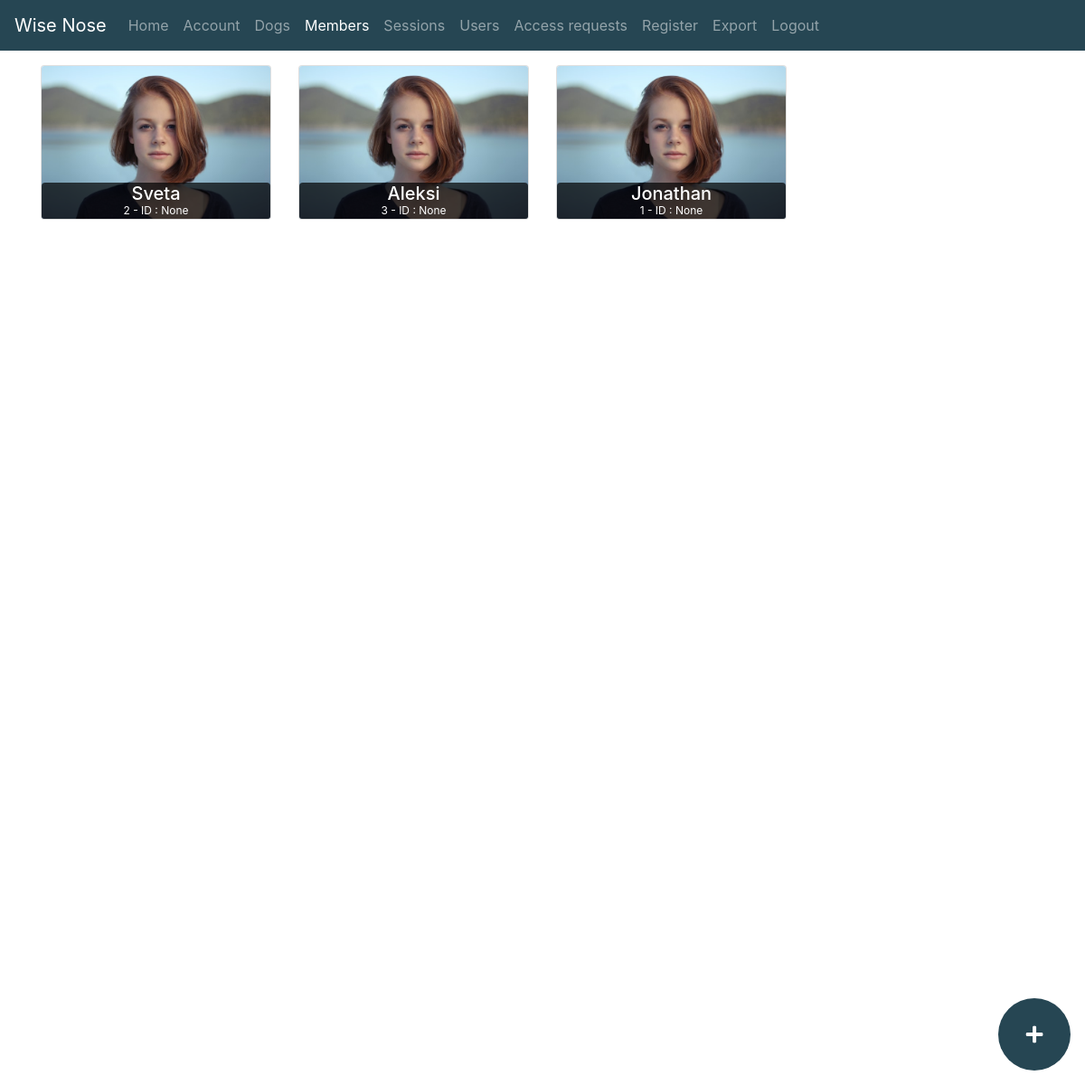
Screenshot of /members (signed in) with the database file from the repository.
### app.py (models this page shows)
class Person(db.Model):
    id = db.Column(db.Integer, primary_key=True)
    name = db.Column(db.String(128), nullable=True)
    wise_nose_id = db.Column(db.String(128), nullable=True)
    role = db.Column(db.Integer, nullable=True)
    sessions = db.relationship("Session", back_populates="supervisor")
    dogs = db.relationship("Dog", back_populates="trainer")

### app.py (the view)
@app.route("/members")
def members():
    if current_user.is_authenticated:
        members = Person.query.all()
        return render_template('members.html', members=members)
    return redirect(url_for('login'))

### app.py (called while the page is built)
@login_manager.user_loader
def load_user(user_id):
    user = User.query.get(int(user_id))
    print("Loaded user: " + str(user))
    return user

@event.listens_for(Engine, "connect")
def set_sqlite_pragma(dbapi_connection, connection_record):
    cursor = dbapi_connection.cursor()
    cursor.execute("PRAGMA foreign_keys=ON")
    cursor.close()

### templates/members.html (shortened to what this page needs)
{% extends 'base.html' %}
{% block body %}
  <div class="row row-cols-2 row-cols-md-3 row-cols-lg-4 align-items-stretch">
    {% for member in members %}
      <div class="col mb-4 member-container">
        <div class="card">
          <img src="{{ url_for('static', filename='images/member_try.jpg') }}" class="card-img-top" alt="...">
          <div class="card-body">
            <h5 class="card-title">{{ member.name }}</h5></br>
            <div class="row content">
              <p class="card-text">{{ member.role }} - ID : {{ member.wise_nose_id }}</p>
            </div>
          </div>
        </div>
      </div>
    {% endfor %}
  </div>
  <a href="{{ url_for('add_member') }}" class="fab-material bg-deep-blue btn"><i class="fas fa-plus fa-lg"></i></a>
{% endblock %}

### static/css/theme.css (style rules this page uses)
.bg-deep-blue { background-color: #264653; }
body { min-height: 75rem; padding-top: 4.5rem; }
.fab-material { display: flex; justify-content: center; position: fixed; color: white; bottom: 1rem; right: 1rem; border-radius: 50%; width: 5rem; height: 5rem; }
.fab-material i { align-self: center; }
.member-container .card img { border-bottom-left-radius: calc(.25rem - 1px); border-bottom-right-radius: calc(.25rem - 1px); }
.member-container .card-body { display: flex; justify-content: center; position: absolute; height: auto; width: 100%; bottom: 0; padding: 0.5rem; color: white; background-color: rgba(0,0,0,0.7); border-radius: 0.25rem 0.25rem calc(.25rem - 1px) calc(.25rem - 1px); }
.member-container .card-title { position: absolute; top: 0; margin-bottom: 0; }
.member-container p.card-text { margin-bottom: 0; }
.member-container .row.content { display: flex; width: 100%; position: absolute; justify-content: center; margin-bottom: 0; bottom: 0; font-size: 0.75rem; }

### static/css/all.css (style rules this page uses)
.fa, .fas, .far, .fal, .fad, .fab { -moz-osx-font-smoothing: grayscale; -webkit-font-smoothing: antialiased; display: inline-block; font-style: normal; font-variant: normal; text-rendering: auto; line-height: 1; }
.fa-lg { font-size: 1.33333em; line-height: 0.75em; vertical-align: -.0667em; }
.fa-plus:before { content: "\f067"; }

### rows the page displays
Person: name "Sveta", role "2", wise_nose_id "None"
Person: name "Aleksi", role "3", wise_nose_id "None"
Person: name "Jonathan", role "1", wise_nose_id "None"
